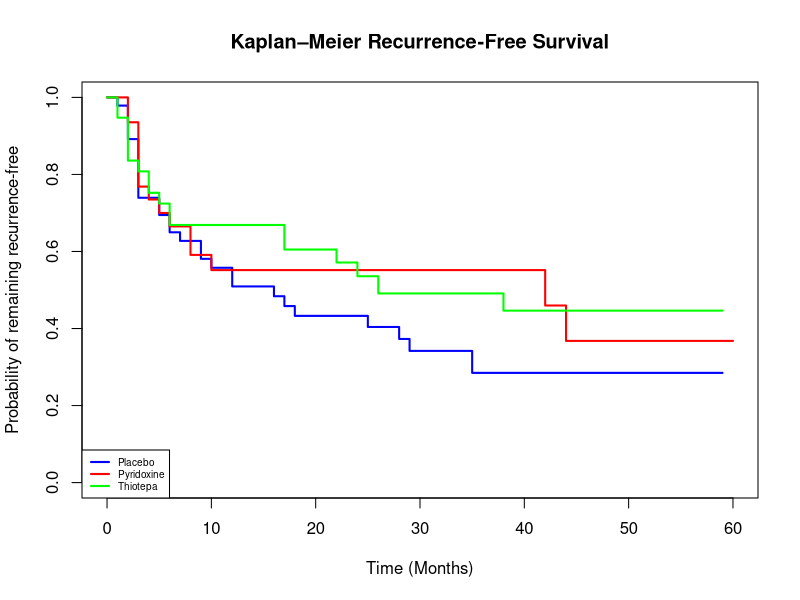

This chart was generated by the following R code:
library(survival)
library(tidyverse)
## Recurrence prob

patients <- bladder1 %>%
  filter(enum == 1) %>%
  filter(recur >= 1)
# This now contains the unique patients with one or more recurrence

recurrence_prob_list_Placebo <- patients %>%
  filter(treatment == "placebo")
recurrence_prob_list_Pyridoxine <- patients %>%
  filter(treatment == "pyridoxine")
recurrence_prob_list_Thiotepa <- patients %>%
  filter(treatment == "thiotepa")
# recurrence prob list for each treatment

recurrence_prob_Placebo = count(recurrence_prob_list_Placebo)/48
recurrence_prob_Pyridoxine = count(recurrence_prob_list_Pyridoxine)/32
recurrence_prob_Thiotepa = count(recurrence_prob_list_Thiotepa)/38
# This calculates the recurrence probability for each treatment
# Respectively this is 0.604, 0.469, 0.474 to 3sf

## Recurrance rate
# Need to count total num of recurrence for each treatment
placebo_total <- bladder1 %>%
  filter(treatment == "placebo") %>%
  group_by(id) %>%
  summarise(recur = first(recur)) %>%
  summarise(total_recurrences = sum(recur))
pyridoxine_total <- bladder1 %>%
  filter(treatment == "pyridoxine") %>%
  group_by(id) %>%
  summarise(recur = first(recur)) %>%
  summarise(total_recurrences = sum(recur))
thiotepa_total <- bladder1 %>%
  filter(treatment == "thiotepa") %>%
  group_by(id) %>%
  summarise(recur = first(recur)) %>%
  summarise(total_recurrences = sum(recur))

# Need to count total months passed during treatment for each treatment
total_months <- bladder1 %>%
  group_by(treatment) %>%
  summarise(total_months = sum(stop - start))

# Recurrence rate for each treatment:
recurrence_rate_Placebo <- 87/1528
recurrence_rate_Pyridoxine <- 57/993
recurrence_rate_Thiotepa <- 45/1183

# We conclude the recurrence rate for each treatment is 0.0569, 0.0574, 0.038 respectively,
# to 3sf

# Expressing recurrence prob and rate as a table according to type of treatment
recurrence_prob_vs_recurrence_rate <- 
  data.frame(Treatment = c("Placebo", "Pyridoxine", "Thiotepa"),
  Recurrence_Probability = c("0.6041667 (60.4%)", "0.46875 (46.9%)", "0.4736842 (47.4%)"),
  Recurrence_Rate = c(0.05693717, 0.05740181, 0.03803888))

recurrence_prob_vs_recurrence_rate

## Relative risk
# Previously we found the recurrence probabilities, 0.604, 0.469, 0.474, of placebo, thiotepa
# and thiotepa respectively.
# The relative risk lets us compare two recurrence probabilities relative to eachother
# In particular it would be sensible to compare the treatments with the place bo and 
# the treatments against each other:

thio_vs_plac_RR <- 0.4736842 / 0.6041667
pyri_vs_plac_RR <- 0.46875 / 0.6041667
thio_vs_pyri_RR <- 0.4736842 / 0.46875

# We conclude the relative risks are:
# 0.784, 0.776, 1.011 repsetively to 3sf
# Further, more intuitively we can find that:

thio_RR <- 1 - thio_vs_plac_RR
pyri_RR <- 1 - pyri_vs_plac_RR
thiopyri_RR <- 1 - thio_vs_pyri_RR

## Odds ratio
# The odds ratio tells us how the odds of recurrence for different treatments
# compare with on another.
# Using the same recurrence probability values, the odds for each treatment can be found as:

placebo_odds = 0.6041667/(1 - 0.6041667)
pyridoxine_odds = 0.46875 / (1 - 0.46875)
thiotepa_odds = 0.4736842 / (1 - 0.4736842)

# We compate the same treatments as relative risk:
# So the odds of recurrence for each treatment 1.53, 0.88, 0.9, respectively

thio_vs_plac_OR = thiotepa_odds / placebo_odds
pyri_vs_plac_OR = pyridoxine_odds / placebo_odds
thio_vs_pyri_OR = thiotepa_odds / pyridoxine_odds

# Table for RR and OR comparison:
RR_vs_OR <- 
  data.frame(Treatment = c("Thiotepa vs Placebo", "Pyridoxine vs Placebo", "Thiotepa vs Pyridoxine"),
             Relative_Risk = c("0.784", "0.776", "1.011"),
             Odds_Ratio = c(0.590, 0.578, 1.020))

RR_vs_OR

recurrence_prob_vs_recurrence_rate
## Kaplan-Meier Analysis
# We first want to find out how long patients were followed before first recurrences:

survival_data <- bladder1 %>%  
  mutate(event = ifelse(status == 1,1,0))
# Event = 1 means that a recurrence occured in this particular time interval

survival_data <- survival_data %>%
  group_by(id) %>% # Group rows by patient
  summarise(
    treatment = first(treatment), # Take the treatment from the patients first row
    time = ifelse(
      any(status == 1), # If the patient experienced a recurrence, find the time of their first recurrence. Otherwise, find the time they were followed until
      min(stop[status == 1]),
      max(stop)
    ),
    event = ifelse(any(status == 1), 1, 0)
  )

km_model <- survfit(Surv(time, event) ~ treatment, data = survival_data)
# Create a km model that lets us observe the time until the first recurrnce,
# where time is the time until firs recurrence and event is weather a recurrence occured
# Do this separately for each treatment

plot(km_model,
     col = c("blue", "red", "green"),
     lwd = 2,
     main = "Kaplan–Meier Recurrence-Free Survival",
     xlab = "Time (Months)",
     ylab = "Probability of remaining recurrence-free")
legend("bottomleft",
       legend = c("Placebo", "Pyridoxine", "Thiotepa"),
       col = c("blue", "red", "green"),
       lwd = 2,
       cex = 0.6)

summary(km_model)

# A table for the KM analysis showing confidence intervals for the last oberved months with recurrence

km_summary <- summary(km_model)

km_table <- data.frame(
  Treatment = sub("treatment=", "", km_summary$strata),
  Time = km_summary$time,
  Survival = km_summary$surv,
  Lower_95_CI = km_summary$lower,
  Upper_95_CI = km_summary$upper)

km_table <- km_table %>%
  group_by(Treatment) %>%
  slice_tail(n = 1) %>%
  ungroup()

km_table

## Cox proportional Hazard model
# Are the treatments associated with hazards of recurrences?
# Using the same survival dataset as the KM analysis,we run

cox_model <- coxph(Surv(time, event) ~ treatment, data = survival_data)
summary(cox_model)

# Analysing hazard ratios

cox.zph(cox_model)
